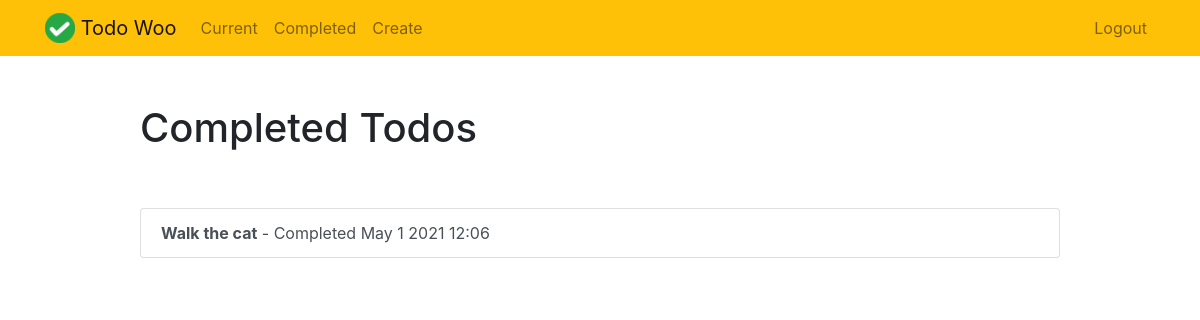
The app's page /completed/ (signed in), older data.
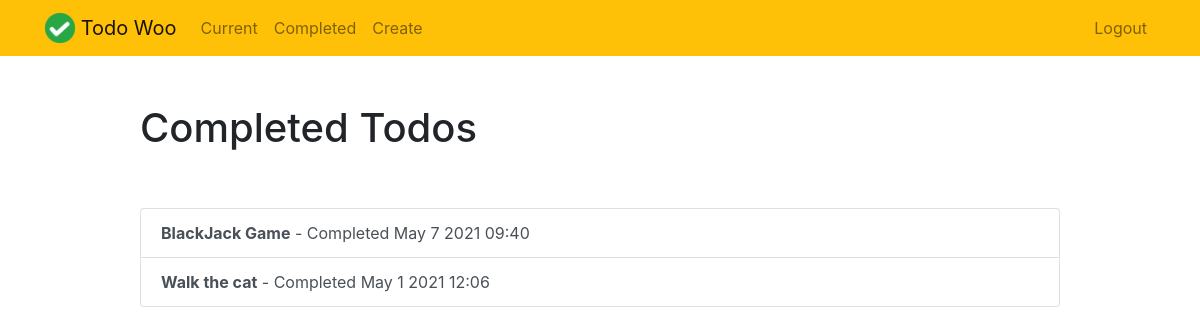
The same page, newer data.
### todo/models.py (models this page shows, shortened)
class Todo(models.Model):
    title = models.CharField(max_length=100)
    memo = models.TextField(blank=True)
    created = models.DateTimeField(auto_now_add=True)
    completed = models.DateTimeField(null=True, blank=True)
    important = models.BooleanField(default=False)
    user = models.ForeignKey(User, on_delete=models.CASCADE)

### todo/views.py (the view)
# urls.py: path('completed/', views.completedtodos, name='completedtodos'),
@login_required
def completedtodos(request):
    todolists = Todo.objects.filter(
        user=request.user, completed__isnull=False).order_by('-completed')
    return render(request, 'todo/completedtodos.html', {'todos': todolists})

### todo/templates/todo/completedtodos.html
{% extends "todo/base.html" %}
{% block content %}
    <div class="row justify-content-center mt-5">
        <div class="col-md-10">
            <h1>Completed Todos</h1>
        </div>
    </div>
    <div class="row justify-content-center mt-5">
        <div class="col-md-10">
            <div class="list-group">
                {% for todo in todos %}
                    <a href="{% url 'viewtodo' todo.id %}" class="list-group-item list-group-item-action{% if todo.important %} list-group-item-danger{% endif %}"><b>{{ todo.title }}</b> - Completed {{ todo.completed|date:'M j Y H:i' }}</a>
                {% endfor %}
            </div>
        </div>
    </div>
{% endblock %}

Row changes from the older to the newer data that the page shows:
now on this page (row edited): Todo: title "BlackJack Game", completed "May 7 2021 09:40"
